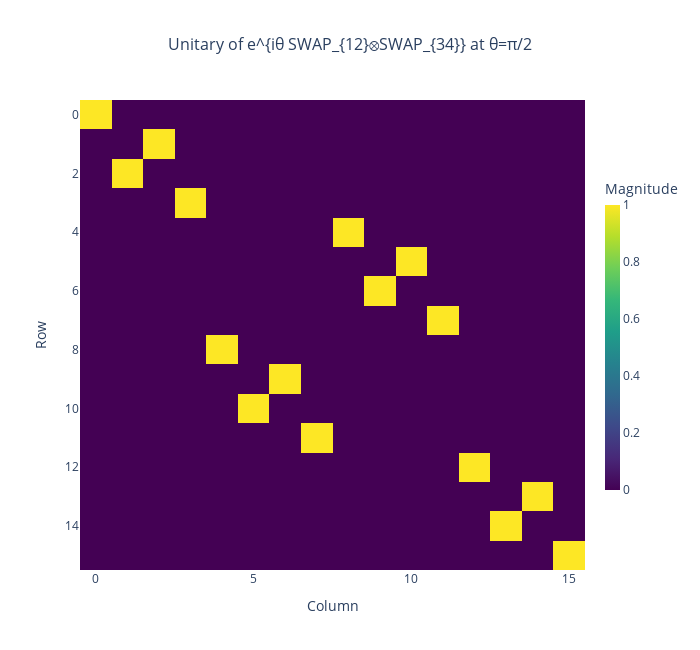

Here is the notebook cell this chart was saved with:
### Code cell
fig4b = show_circuit(lambda th: e_SWAP_SWAP_circuit(th), n=4, theta=np.pi/2, max_length=22)

print("\n== 4-qubit action at θ=π/2 ==")
print_action(lambda th: e_SWAP_SWAP_circuit(th), n=4, theta=np.pi/2)

SWAP12pSWAP34 = unitary_of(lambda th: e_SWAP_SWAP_circuit(th), n=4, theta=np.pi/2)
plot_complex_matrix_interactive(SWAP12pSWAP34, title="Unitary of e^{iθ SWAP_{12}⊗SWAP_{34}} at θ=π/2")

### Figure 1 — Plotly figure (JSON) as saved in the notebook; plotly's stock layout.template omitted (floating-point values rounded to 4 significant figures; data arrays with more than 128 entries replaced by an {"elided": "..."} marker saying what was removed)
{"data": [{"colorbar": {"len": 0.7, "thickness": 15, "title": {"text": "Magnitude"}}, "colorscale": [[0, "#440154"], [0.1111, "#482878"], [0.2222, "#3e4989"], [0.3333, "#31688e"], [0.4444, "#26828e"], [0.5556, "#1f9e89"], [0.6667, "#35b779"], [0.7778, "#6ece58"], [0.8889, "#b5de2b"], [1, "#fde725"]], "hovertemplate": "%{text}<extra></extra>", "showscale": true, "text": {"elided": "16x16 str values"}, "type": "heatmap", "z": {"elided": "16x16 float values"}}], "layout": {"height": 650, "plot_bgcolor": "white", "title": {"font": {"size": 16}, "text": "Unitary of e^{iθ SWAP_{12}⊗SWAP_{34}} at θ=π/2", "x": 0.5, "xanchor": "center"}, "width": 700, "xaxis": {"side": "bottom", "title": {"text": "Column"}}, "yaxis": {"autorange": "reversed", "title": {"text": "Row"}}}}
